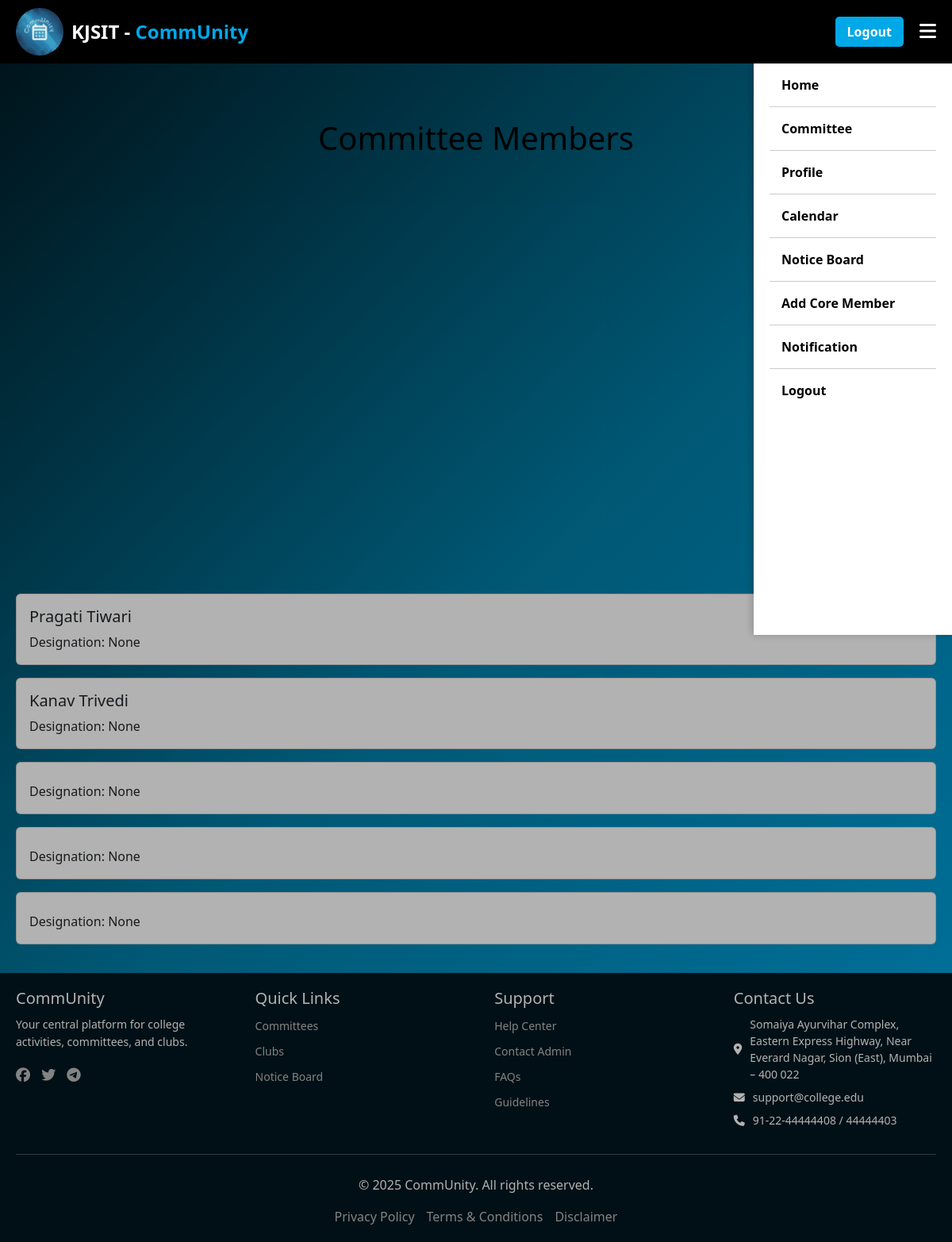
The app's page /faculty/committee_member/34/ with its own data.
### members/models.py (models this page shows, shortened)
class CoreMember(models.Model):
    id = models.OneToOneField(UserProfile, on_delete=models.CASCADE, primary_key=True)
    assosiation = models.ForeignKey('committees.Associations', on_delete=models.CASCADE,null=True,blank=True)#change
    position = models.CharField(max_length=100,null=True,blank=True)
    can_approve_members = models.BooleanField(default=False)
    can_edit_events = models.BooleanField(default=False)
    can_edit_club_page = models.BooleanField(default=False)
    permissions = models.JSONField(default=list, blank=True)
    def __str__(self):
        return f"{self.id}"

class Member(models.Model):
    id = models.OneToOneField(UserProfile, on_delete=models.CASCADE, primary_key=True)
    assosiation = models.JSONField(default=list, blank=True)
    position = models.CharField(max_length=100, blank=True, null=True)
    joined_at = models.DateTimeField(auto_now_add=True)
    NOTIFICATION_CHOICES = (
        ('email', 'Email'),
        ('none', 'None')
    )
    notification_preference = models.CharField(max_length=10, choices=NOTIFICATION_CHOICES)
    def __str__(self):
        return f"{self.id}"

### Login/models.py (models this page shows, shortened)
class UserProfile(models.Model):
    ROLE_CHOICES = (
        ('faculty', 'Faculty'),
        ('core_member', 'Core Member'),
        ('member', 'Member'),
        ('non_participating', 'Non Participating')
    )
    id = models.OneToOneField(settings.AUTH_USER_MODEL, on_delete=models.CASCADE, primary_key=True)
    ssv_id = models.IntegerField(null=True, blank=True, unique=True)  # New field
    full_name = models.CharField(max_length=255)
    role = models.CharField(max_length=20, choices=ROLE_CHOICES,default='non_participating')
    profile_picture = models.ImageField(upload_to='profile_pics/', default='profile_pics/default.jpg',null=True, blank=True)
    created_at = models.DateTimeField(auto_now_add=True)
    updated_at = models.DateTimeField(auto_now=True)
    preferences = models.JSONField(default=list,null=True,blank=True) # New field for preferences
    def __str__(self):
        return f"{self.id.username}, {self.full_name}, {self.role}"

### faculty/views.py (the view)
# urls.py: path('committee_member/<int:pk>/', views.committee_member_view, name='committee_member'),
def committee_member_view(request, pk):
    committee = get_object_or_404(Associations, pk=pk)
    all_members = Member.objects.all()
    members = [member for member in all_members if pk in member.assosiation]  # Assuming assosiation is a list
    core_members = CoreMember.objects.filter(assosiation=committee)
    context = {
        'committee': committee,
        'members': members,
        'core_members': core_members
    }
    print(context)  # Debugging
    return render(request, 'committee_member.html', context)

### committees/models.py (called while the page is built)
    def __str__(self):
        return f"{self.name} - {self.status}"

### faculty/templates/committee_member.html (shortened to what this page needs)
{% extends "base.html" %}
{% block content %}
<h1 >Committee Members</h1>
{% for core_member in core_members %}
    <div class="card mb-3">
        <div class="card-body">
            <h5 class="card-title">{{ core_member.id.full_name }}</h5>
            <p class="card-text">Designation: {{ core_member.position }}</p>
        </div>
    </div>
{% endfor %}
{% for member in members %}
    <div class="card mb-3">
        <div class="card-body">
            <p class="card-text">Designation: {{ member.position }}</p>
        </div>
    </div>
{% endfor %}
{% endblock content %}

### faculty/static/css/base.css (style rules this page uses)
html { scroll-behavior: smooth; }
body { height: 100%; margin: 0; font-family: Arial, sans-serif; display: flex; flex-direction: column; background: linear-gradient(135deg, #00171F, #007EA7, #00A8E8); color: #ffffff; background-size: cover; background-attachment: fixed; }
body.sidebar-active::before { content: ""; position: fixed; top: 0; left: 0; width: 100%; height: 100%; background: rgba(0, 0, 0, 0.3); z-index: 1000; }

### faculty/templates/committee_member.html (style rules this page uses)
h1 { display: flex; flex-direction: column; align-items: center; height: 80vh; text-align: center; color: black !important; width: 100%; padding-top: 50px; }

### records on screen
CoreMember: id.full_name "Pragati Tiwari", position "None"
CoreMember: id.full_name "Kanav Trivedi", position "None"
CoreMember: position "None"
CoreMember: position "None"
Member: position "None"
